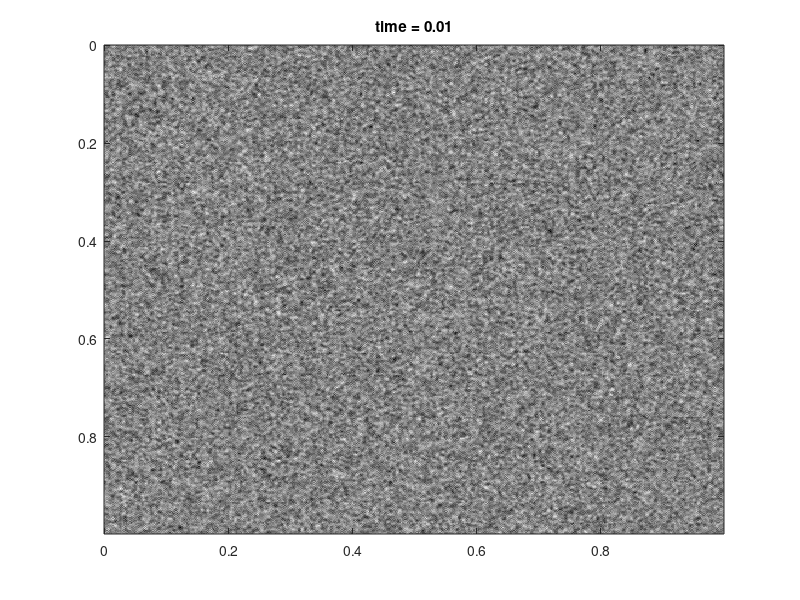
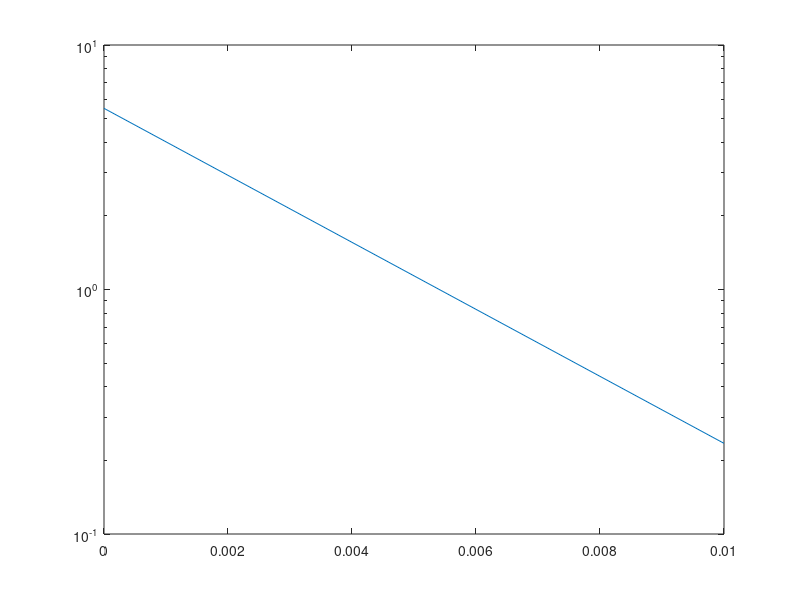
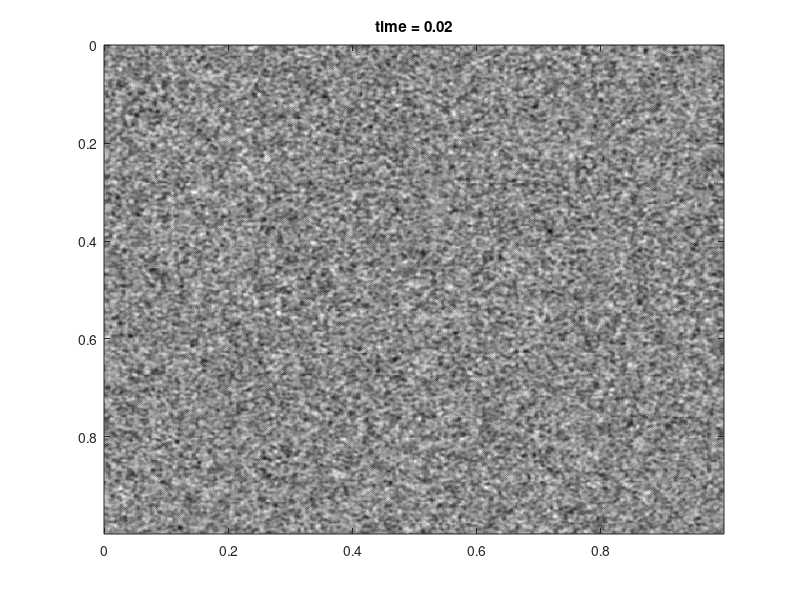
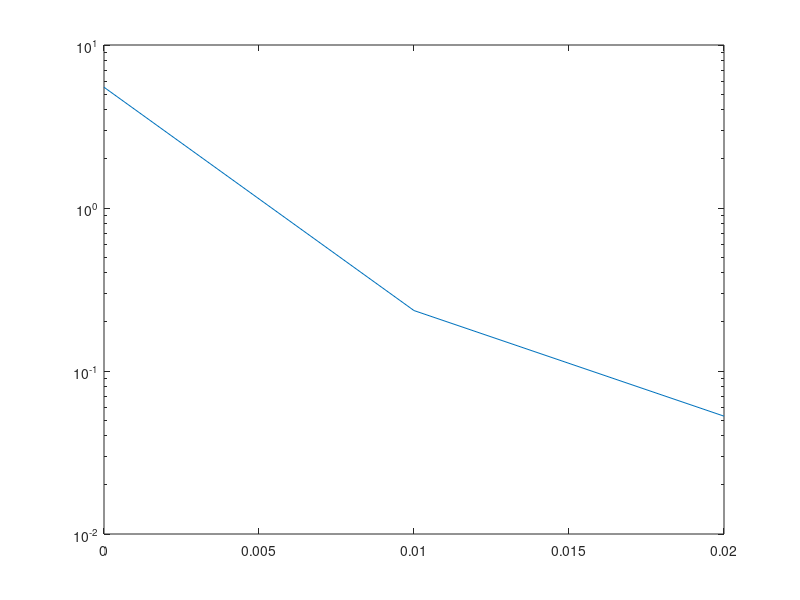

Write MATLAB code to recreate these figures, in order. (Note: a time limit stopped this script after it produced the figures.)
% -- CUSTOM SET UP --
gridsize = 1;
N = 512;                   % Number of Gridpoints
dt = 1/100;               % Time step
c0 = 9/32;                 % Normalization constant for double well


epsilon = 1/20;
gamma = 1/400;

th = 1;                    % Thickness parameter
Nmax = 40;                 % Max iterations for fixed point
tol = 10^(-8);                % Tolerance for fixed point convergence
stop_crit = 10^(-8);          % Stopping criterion for time iteration
max_it = 200000;


% -- GENERIC SET UP --
x = gridsize/N * (0:N-1);
k = [0:N/2-1 -N/2:-1];     % Proper wave number vector for FFT
[xi, eta] = ndgrid(k, k);   % 2D wave numbers
modk2 = xi.^2 + eta.^2;
modk = sqrt(modk2);



function [k, u_n, err, conv] = fixpt(u0, L, dt, N, epsilon, gamma, Nmax, tol, c0)
    % Nonlinear function (replaced inline with handle)
    NL = @(u, v, epsilon, gamma, c0) 2 * gamma * c0 / epsilon .* (u + v) .* (1 - (abs(u).^2 + abs(v).^2) / 2);

    % Constant term for iteration
    CT = real(ifft2( (ones(N) - dt/2 * L) ./ (ones(N) + dt/2 * L) .* fft2(u0) ) );

    % Initialization
    j = 1;
    error = 10;
    u_int = u0;
    u_int2 = N * ones(N,N);
    convergence = 0;

    
    disp("L, CT")
    disp(max(max(L)));
    disp(max(max(abs(CT))));
    disp("max u0 and u02")
    disp(mean(mean(abs(u0))));
    disp(mean(mean(abs(u0).^2)));

    % Fixed Point Iteration Loop
    while (j < Nmax) && (error > tol)
        test = NL(u_int, u0, epsilon, gamma, c0);

        disp("NL");
        disp(max(max(abs(test))));

        u_int2 = real(ifft2(fft2(dt * test) ./ (ones(N) + dt/2 * L) ) + CT);
        error = max(max(abs(u_int2 - u_int)));
        disp("error");
        disp(error);
        u_int = u_int2;
        j = j + 1;
    end

    if error < tol
        convergence = 1;
    end

    k = j;
    u_n = u_int2;
    err = error;
    conv = convergence;
end


function [discrete_energy_value] = energy_value(gamma, epsilon, N, u, th, modk, modk2, c0)
    W = double_well(u, c0);
    ftu = 1 / N^2 * fft2(u);

    S = sigma(th * modk);
    %disp("max S");
    %disp(max(S(:)))
    %disp(min(S(:)))
    %disp(mean(S(:)))

    discrete_energy_value = (gamma / epsilon) * 1 / N^2 * (sum(sum(W))) + 1/2 * sum(sum((sigma(th * modk) + gamma * epsilon * (modk2)) .* abs(ftu).^2));
end


function W = double_well(u, c0)
    u2 = 1 - abs(u).^2;
    W = c0 * (u2.^2);
end


function sig = sigma(A)
    sig = zeros(size(A));
    small = abs(A) < 1e-12;
    large = ~small;
    sig(small) = 1 - pi * abs(A(small));
    sig(large) = (1 - exp(-2 * pi * abs(A(large)))) ./ (2 * pi * abs(A(large)));
end


function sig = sigma_2(A)
    if (abs(A)< 1.0e-12)
        B = 1-(pi*abs(A));
    else
        B = (1 - exp(-2 * pi * abs(A) ) ) / (2*pi*abs(A));
    end
sig=B;
end





%u0 = (2*rand(N, N) - 1) + (2i * rand(N, N) - 1i);  % Complex initial condition
%u0 = tanh(10 * (rand(N, N) - 0.5)) + 1i * tanh(10 * (rand(N, N) - 0.5));
u0 = randn(N,N) + i * randn(N,N);


disp("max INV FFT");
tmp = fft2(u0);
inv_fft = ifft2(tmp);
disp(max(abs(inv_fft(:))))  % ~O(1)



disp("max NL");
NL = 2 * gamma * c0 / epsilon * (u0 + u0) .* (1 - (abs(u0).^2 + abs(u0).^2) / 2);
disp(max(abs(NL(:))));



L = (2 * pi)^2 * gamma * epsilon * (modk2) + sigma(th * modk);   % Linear operator
Mult = ones(N) - dt/2 * L;           % Fourier space multiplication operator
Inv = ones(N) + dt/2 * L;            % Inverse operator in Fourier space


% -- TIME STEPPING LOOP INITIALIZATION --
n_it = 1;
time = 0;
i = 1;
time = time + dt;
u_int = u0;
Du = 1;
Denergy = 1000;

% -- TIME VECTOR VALUES --
time_vector = zeros(max_it, 1);
time_vector(1) = 0;

% -- ENERGY COMPUTATION - INITIALIZATION --
%Energy = zeros(1, max_it);
[Energy(1,i)] = energy_value(gamma, epsilon, N, u0, th, modk, modk2, c0);
i = i + 1;

fig1 = figure(1);
fig2 = figure(2);

% -- TIME STEPPING LOOP --
while (n_it < max_it) % (abs(Denergy) > stop_crit) &&
    [k_fp, u, err, conv] = fixpt(u_int, L, dt, N, epsilon, gamma, Nmax, tol, c0);
    disp("CONV");
    disp(conv);
    disp("dt");
    disp(dt);
    if conv == 1
        [Energy(1,i)] = energy_value(gamma, epsilon, N, u, th, modk, modk2, c0);
        Du = max(max(abs(u - u_int)));
        Denergy = Energy(1,i-1) - Energy(1,i);
        disp("Diff energy:");
        disp(Denergy);

        time_vector(i) = time_vector(i-1) + dt;

        % -- Pattern visualization --
        figure(fig1);
        imagesc(x, x, u); colormap(gray);
        title(['time = ' num2str(time)]);

        Frames(i-1) = getframe(gcf); % store frame

        figure(fig2);
        semilogy(time_vector(1:i), Energy(1,1:i));

        drawnow;
    
        % -- Update values --
        u_int = u;
        time = time + dt;
        n_it = n_it + 1;
        i = i + 1;
        disp(time);
        saveas(fig1, 'test_mat_u.png');
        saveas(fig2, 'test_mat_energy.png')
    elseif (conv == 0)
        dt = dt/4;  % reduce time step
        %if dt < 1e-12
           % savefig("test_mat.fig")
        %    saveas('test_mat.png')a
        %    error('Time step too small. Exiting.');
        
    end
end
